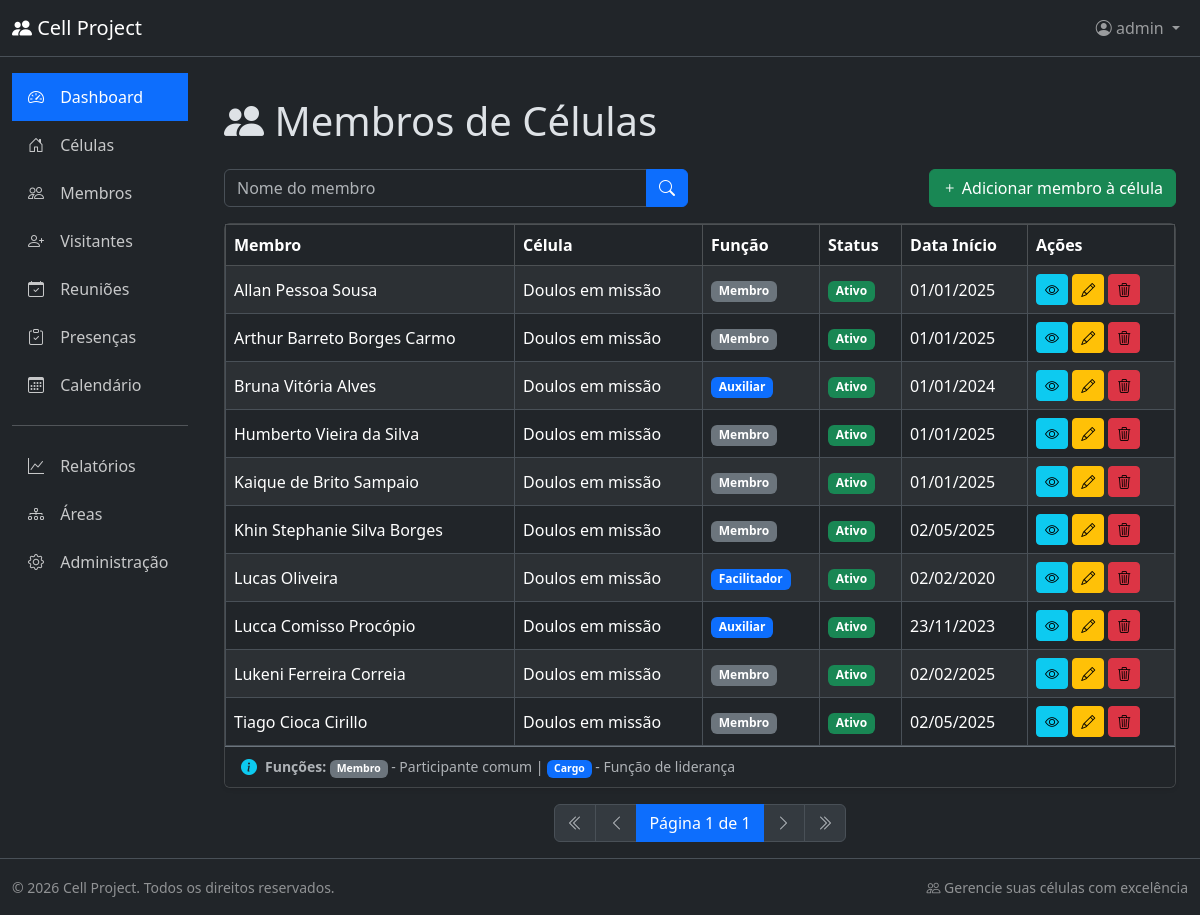
/cell_members/list/ (signed in), run on the app's committed database.
### cell_members/models.py (models this page shows, shortened)
class CellMember(BaseModel):
    member = models.ForeignKey(
        Member,
        on_delete=models.CASCADE,
        related_name="cell_memberships",
        verbose_name="Membro",
    )
    cell = models.ForeignKey(
        Cell,
        on_delete=models.CASCADE,
        related_name="members",
        verbose_name="Célula",
    )
    role = models.ForeignKey(
        LeadershipRole,
        on_delete=models.PROTECT,
        null=True,  # ✅ Permite nulo (membro comum sem cargo)
        blank=True,  # ✅ Permite vazio no formulário
        related_name="cell_members",
        verbose_name="Função de Liderança",
        help_text="Opcional. Preencha apenas se o membro tiver função de liderança nesta célula.",
    )
    start_date = models.DateField(verbose_name="Data de Início")
    end_date = models.DateField(
        null=True, blank=True, verbose_name="Data de Término"
    )
    is_active = models.BooleanField(
        default=True, db_index=True, verbose_name="Ativo"
    )
    notes = models.TextField(blank=True, verbose_name="Observações")
    class Meta:
        db_table = "cell_member"
        verbose_name = "Membro de Célula"
        verbose_name_plural = "Membros de Células"
        ordering = ["cell__name", "-is_active", "member__person__full_name"]
        constraints = [
            models.UniqueConstraint(
                fields=["member", "cell"],
                condition=models.Q(is_active=True),
                name="unique_active_member_cell",
            )
        ]
        indexes = [
            models.Index(fields=["member", "cell", "is_active"]),
            models.Index(fields=["cell", "is_active"]),
            models.Index(fields=["role"]),
        ]
    @property
    def member_name(self):
        return self.member.person.full_name

### members/models.py (models this page shows, shortened)
class Member(BaseModel):
    person = models.OneToOneField(
        Person,
        on_delete=models.CASCADE,  # Se deletar Person, deleta Member também
        related_name="member_profile",
        verbose_name="Pessoa",
    )
    is_active = models.BooleanField(
        default=True, db_index=True, verbose_name="Ativo"
    )
    entry_date = models.DateField(verbose_name="Data de Entrada")
    notes = models.TextField(blank=True, verbose_name="Observações")
    class Meta:
        db_table = 'member'
        verbose_name = 'Membro'
        verbose_name_plural = 'Membros'
        ordering = ['person__full_name']
        indexes = [
            models.Index(fields=['person']),
            models.Index(fields=['is_active']),
        ]

### person/models.py (models this page shows, shortened)
class Person(BaseModel):
    class Genders(models.TextChoices):
        MALE = "M", "Masculino"
        FEMALE = "F", "Feminino"
    class MaritalStatuses(models.TextChoices):
        SINGLE = "SINGLE", "Solteiro(a)"
        MARRIED = "MARRIED", "Casado(a)"
        WIDOWED = "WIDOWED", "Viúvo(a)"
        SEPARATED = (
            "SEPARATED",
            "Separado(a)",
        )
    full_name = models.CharField(
        max_length=200, db_index=True, verbose_name="Nome Completo"
    )
    address = models.TextField(verbose_name="Endereço")
    gender = models.CharField(
        max_length=1, choices=Genders.choices, verbose_name="Gênero"
    )
    marital_status = models.CharField(
        max_length=20,
        choices=MaritalStatuses.choices,
        verbose_name="Estado Civil",
    )
    birth_date = models.DateField(verbose_name="Data de Nascimento")
    phone = models.CharField(
        max_length=20, db_index=True, verbose_name="Telefone"
    )
    notes = models.TextField(blank=True, verbose_name="Observações")
    class Meta:
        db_table = "person"
        verbose_name = "Pessoa"
        verbose_name_plural = "Pessoas"
        ordering = ["full_name"]
        indexes = [
            models.Index(fields=["full_name"]),
            models.Index(fields=["phone"]),
        ]

### cells/models.py (models this page shows, shortened)
class Cell(BaseModel):
    name = models.CharField(max_length=100, db_index=True, verbose_name="Nome")
    area = models.ForeignKey(
        Area,
        on_delete=models.PROTECT,
        related_name="cells",
        verbose_name="Área",
    )
    mag_branch = models.ForeignKey(
        MagBranch,
        on_delete=models.PROTECT,
        null=True,
        blank=True,
        related_name="cells",
        verbose_name="Ramificação MAG",
    )
    cgsbc = models.CharField(
        max_length=100,
        blank=True,
        help_text="Church name for non-MAG cells",
        verbose_name="CGSBC",
    )
    notes = models.TextField(blank=True, verbose_name="Observações")
    class Meta:
        db_table = 'cell'
        verbose_name = 'Célula'
        verbose_name_plural = 'Células'
        ordering = ['name']
        indexes = [
            models.Index(fields=['area']),
            models.Index(fields=['mag_branch']),
        ]

### leadership_roles/models.py (models this page shows, shortened)
class LeadershipRole(BaseModel):
    class Roles(models.TextChoices):
        PASTOR = "PASTOR", "Pastor"
        SUPERVISOR_AREA = "SUPERVISOR_AREA", "Supervisor de Área"
        SUPERVISOR_CELULA = "SUPERVISOR_CELULA", "Supervisor de Célula"
        FACILITADOR = "FACILITADOR", "Facilitador"
        AUXILIAR = "AUXILIAR", "Auxiliar"
    title = models.CharField(max_length=20, choices=Roles.choices, unique=True)
    description = models.TextField(null=True, blank=True)
    hierarchy_level = models.IntegerField(
        editable=False, help_text="Definido automaticamente baseado no cargo"
    )
    class Meta:
        db_table = 'leadership_role'
        verbose_name = 'Cargo de Liderança'
        verbose_name_plural = 'Cargos de Liderança'
        ordering = ['hierarchy_level']

### cell_members/views.py (the view)
# urls.py: path('cell_members/list/', views.CellMemberListView.as_view(), name='cell_member_list'),
class CellMemberListView(ListView):
    model = models.CellMember
    template_name = 'cell_member_list.html'
    context_object_name = 'cell_members'
    def get_queryset(self):
        queryset = super().get_queryset()
        member_name = self.request.GET.get('member_name')
        if member_name:
            queryset = queryset.filter(
                member__person__full_name__icontains=member_name
            )
        return queryset.select_related('member__person', 'cell', 'role')

### cell_members/templates/cell_member_list.html (shortened to what this page needs)
{% extends 'base.html' %}
{% block page_heading %}
  <div class="d-flex justify-content-between align-items-center">
    <span><i class="bi bi-people-fill"></i> Membros de Células</span>
  </div>
{% endblock %}
{% block content %}
<div class="card-header bg-dark border-secondary">
        <div class="row mb-3">
            <div class="col-md-6">
                <form method="get" action="{% url 'cell_member_list' %}">
                    <div class="input-group">
                        <input type="text" class="form-control" name="member_name" placeholder="Nome do membro" value="{{ request.GET.member_name }}">
                        <button type="submit" class="btn btn-primary">
                            <i class="bi bi-search"></i>
                        </button>
                    </div>
                </form>
            </div>
            {% if perms.cell_members.add_cellmember %}
            <div class="col-md-6">
                <a href="{% url 'cell_member_create' %}" class="btn btn-success float-end">
                    <i class="bi bi-plus"></i> Adicionar membro à célula
                </a>
            </div>
            {% endif %}
        </div>
</div>
<div class="card shadow-sm">
    <div class="card-body p-0">
        <div class="table-responsive">
            <table class="table table-hover table-striped table-bordered align-middle mb-0">
                <thead class="table-dark">
                    <tr>
                        <th>Membro</th>
                        <th>Célula</th>
                        <th>Função</th>
                        <th>Status</th>
                        <th>Data Início</th>
                        <th>Ações</th>
                    </tr>
                </thead>
                <tbody>
                    {% for cell_member in cell_members %}
                    <tr>
                        <td>{{ cell_member.member_name }}</td>
                        <td>{{ cell_member.cell.name }}</td>
                        <td>
                            {% if cell_member.role %}
                                <span class="badge bg-primary">{{ cell_member.role.get_title_display }}</span>
                            {% else %}
                                <span class="badge bg-secondary">Membro</span>
                            {% endif %}
                        </td>
                        <td>
                            {% if cell_member.is_active %}
                                <span class="badge bg-success">Ativo</span>
                            {% else %}
                                <span class="badge bg-secondary">Inativo</span>
                            {% endif %}
                        </td>
                        <td>{{ cell_member.start_date|date:"d/m/Y" }}</td>
                        <td>
                            <a href="{% url 'cell_member_detail' cell_member.id %}" class="btn btn-info btn-sm" data-bs-toggle="tooltip" title="Visualizar">
                                <i class="bi bi-eye"></i>
                            </a>
                            <a href="{% url 'cell_member_update' cell_member.id %}" class="btn btn-sm btn-warning" data-bs-toggle="tooltip" title="Editar">
                                <i class="bi bi-pencil"></i>
                            </a>
                            <a href="{% url 'cell_member_delete' cell_member.id %}" class="btn btn-sm btn-danger text-black" data-bs-toggle="tooltip" title="Excluir">
                                <i class="bi bi-trash3"></i>
                            </a>
                        </td>
                    </tr>
                    {% endfor %}
                </tbody>
            </table>
        </div>
    </div>
    <div class="card-footer bg-dark border-secondary">
        <div class="d-flex align-items-center">
            <i class="bi bi-info-circle-fill text-info me-2"></i>
            <small class="text-muted">
                <strong>Funções:</strong>
                <span class="badge bg-secondary">Membro</span> - Participante comum |
                <span class="badge bg-primary">Cargo</span> - Função de liderança
            </small>
        </div>
    </div>
</div>
<nav aria-label="Paginação">
    <ul class="pagination justify-content-center mb-0">
        <li class="page-item disabled">
            <span class="page-link"><i class="bi bi-chevron-double-left"></i></span>
        </li>
        <li class="page-item disabled">
            <span class="page-link"><i class="bi bi-chevron-left"></i></span>
        </li>
        <li class="page-item active">
            <span class="page-link">Página 1 de 1</span>
        </li>
        <li class="page-item disabled">
            <span class="page-link"><i class="bi bi-chevron-right"></i></span>
        </li>
        <li class="page-item disabled">
            <span class="page-link"><i class="bi bi-chevron-double-right"></i></span>
        </li>
    </ul>
</nav>
{% endblock %}

### app/templates/components/_header.html (shortened to what this page needs)
<nav class="navbar navbar-expand-lg navbar-dark bg-dark border-bottom">
  <div class="container-fluid">
    <a class="navbar-brand" href="#">
      <i class="bi bi-people-fill"></i>
      Cell Project
    </a>
    <div class="collapse navbar-collapse" id="navbarNav">
      <ul class="navbar-nav ms-auto">
        {% if user.is_authenticated %}
          <li class="nav-item dropdown">
            <a class="nav-link dropdown-toggle" href="#" role="button" data-bs-toggle="dropdown">
              <i class="bi bi-person-circle"></i>
              {{ user.get_full_name|default:user.username }}
            </a>
          </li>
        {% else %}
          <li class="nav-item">
            <a class="nav-link" href="#">
              <i class="bi bi-box-arrow-in-right"></i> Entrar
            </a>
          </li>
        {% endif %}
      </ul>
    </div>
  </div>
</nav>

### data on the page
CellMember: member_name "Allan Pessoa Sousa", cell.name "Doulos em missão", shows "Membro", is_active "Ativo", start_date "01/01/2025"
CellMember: member_name "Arthur Barreto Borges Carmo", cell.name "Doulos em missão", shows "Membro", is_active "Ativo", start_date "01/01/2025"
CellMember: member_name "Bruna Vitória Alves", cell.name "Doulos em missão", role "Auxiliar", is_active "Ativo", start_date "01/01/2024"
CellMember: member_name "Humberto Vieira da Silva", cell.name "Doulos em missão", shows "Membro", is_active "Ativo", start_date "01/01/2025"
CellMember: member_name "Kaique de Brito Sampaio", cell.name "Doulos em missão", shows "Membro", is_active "Ativo", start_date "01/01/2025"
CellMember: member_name "Khin Stephanie Silva Borges", cell.name "Doulos em missão", shows "Membro", is_active "Ativo", start_date "02/05/2025"
CellMember: member_name "Lucas Oliveira", cell.name "Doulos em missão", role "Facilitador", is_active "Ativo", start_date "02/02/2020"
CellMember: member_name "Lucca Comisso Procópio", cell.name "Doulos em missão", role "Auxiliar", is_active "Ativo", start_date "23/11/2023"
CellMember: member_name "Lukeni Ferreira Correia", cell.name "Doulos em missão", shows "Membro", is_active "Ativo", start_date "02/02/2025"
CellMember: member_name "Tiago Cioca Cirillo", cell.name "Doulos em missão", shows "Membro", is_active "Ativo", start_date "02/05/2025"

### other printed values
{{ user.get_full_name|default:user.username }} "admin"
